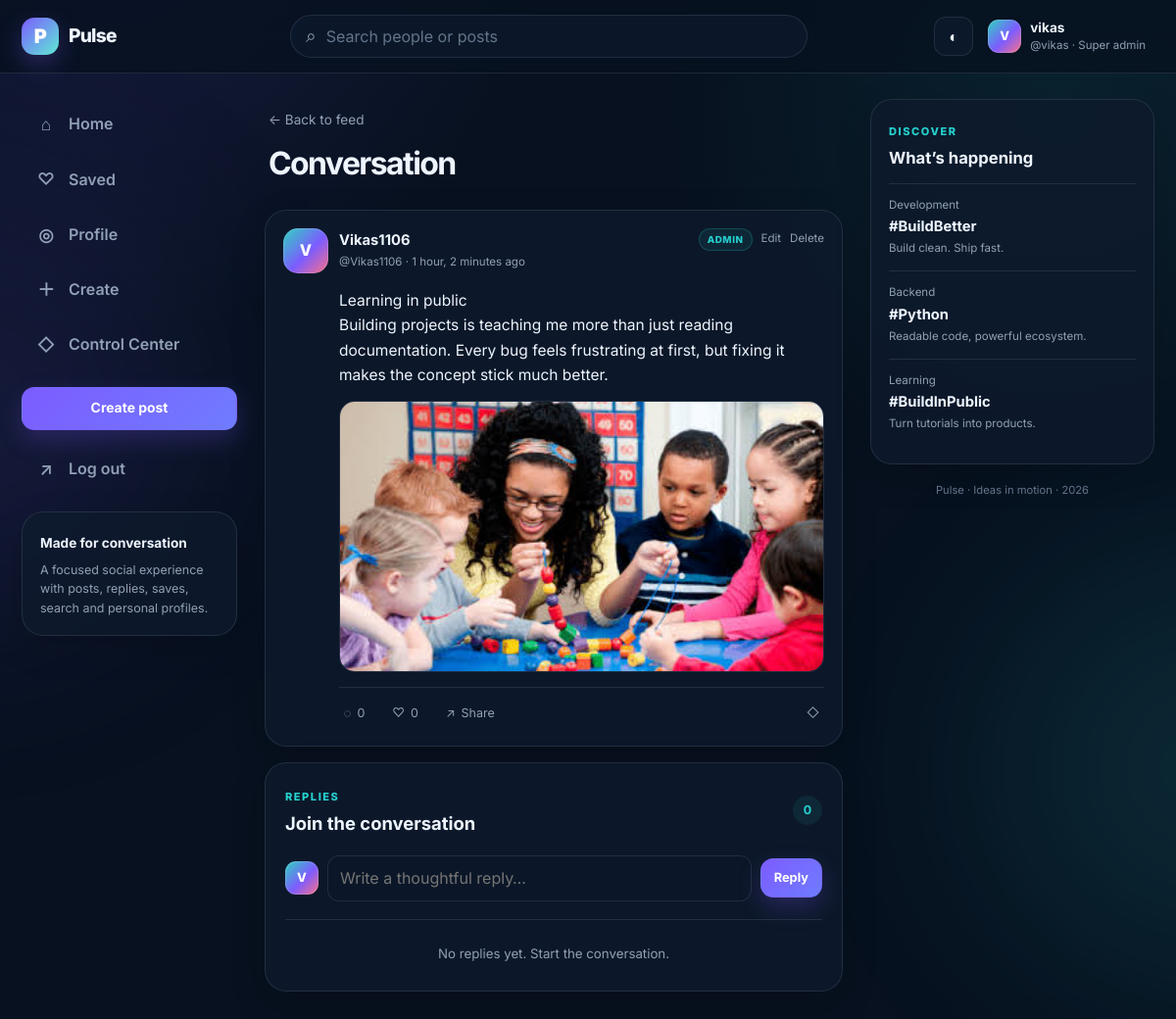
Screenshot of /6/ (signed in) with the database file from the repository.
### tweet/models.py (models this page shows, shortened)
class Tweet(models.Model):
    user = models.ForeignKey(User, on_delete=models.CASCADE, related_name="tweets")
    text_field = models.TextField(max_length=240)
    photo = models.ImageField(upload_to="photos/", blank=True, null=True)
    likes = models.ManyToManyField(User, related_name="liked_tweets", blank=True)
    bookmarks = models.ManyToManyField(User, related_name="bookmarked_tweets", blank=True)
    created_at = models.DateTimeField(auto_now_add=True)
    updated_at = models.DateTimeField(auto_now=True)
    class Meta:
        ordering = ["-created_at"]

### tweet/views.py (the view)
# urls.py: path("<int:tweet_id>/", views.tweet_detail, name="tweet_detail"),
def tweet_detail(request, tweet_id):
    tweet = get_object_or_404(_tweet_queryset(), pk=tweet_id)
    if request.method == "POST":
        if not request.user.is_authenticated:
            messages.info(request, "Please sign in to join the conversation.")
            return redirect(f"{reverse('login')}?next={request.path}")
        comment_form = CommentForm(request.POST)
        if comment_form.is_valid():
            comment = comment_form.save(commit=False)
            comment.tweet = tweet
            comment.user = request.user
            comment.save()
            messages.success(request, "Your reply was posted.")
            return redirect("tweet_detail", tweet_id=tweet.id)
    else:
        comment_form = CommentForm()
    comments = tweet.comments.select_related("user").all()
    return render(
        request,
        "tweet/tweet_detail.html",
        {"tweet": tweet, "comments": comments, "comment_form": comment_form},
    )

### tweet/forms.py
class CommentForm(forms.ModelForm):
    class Meta:
        model = Comment
        fields = ["body"]
        labels = {"body": ""}
        widgets = {
            "body": forms.TextInput(
                attrs={
                    "class": "comment-input",
                    "placeholder": "Write a thoughtful reply…",
                    "maxlength": 280,
                    "autocomplete": "off",
                }
            )
        }

### tweet/views.py (called while the page is built)
def _tweet_queryset():
    return (
        Tweet.objects.select_related("user")
        .prefetch_related("likes", "bookmarks")
        .annotate(like_count=Count("likes", distinct=True), comment_count=Count("comments", distinct=True))
    )

### tweet/templates/tweet/tweet_detail.html (shortened to what this page needs)
{% extends "layout.html" %}
{% block content %}
<div class="page-header compact">
    <a class="back-link" href="{% url 'tweet_list' %}">← Back to feed</a>
    <h1>Conversation</h1>
</div>
{% include "tweet/_tweet_card.html" with tweet=tweet %}
<section class="comments-panel">
    <div class="comments-heading">
        <div><span class="eyebrow">Replies</span><h2>Join the conversation</h2></div>
        <span class="count-badge">{{ comments|length }}</span>
    </div>
    {% if user.is_authenticated %}
        <form method="post" class="comment-form">
            <span class="avatar avatar-sm">{% if user.profile.avatar %}<img src="{{ user.profile.avatar.url }}" alt="{{ user.username }}">{% else %}{{ user.username|first|upper }}{% endif %}</span>
            {{ comment_form.body }}
            <button class="btn btn-primary btn-small" type="submit">Reply</button>
        </form>
    {% else %}
        <div class="signin-prompt">Want to reply? <a href="{% url 'login' %}?next={{ request.path }}">Sign in</a> to join the conversation.</div>
    {% endif %}
    <div class="comments-list">
        {% for comment in comments %}
            <article class="comment-item">
                <a class="avatar avatar-sm" href="{% url 'profile' comment.user.username %}">
                    {% if comment.user.profile.avatar %}<img src="{{ comment.user.profile.avatar.url }}" alt="{{ comment.user.username }}">{% else %}{{ comment.user.username|first|upper }}{% endif %}
                </a>
                <div class="comment-main">
                    <div class="comment-meta">
                        <a href="{% url 'profile' comment.user.username %}"><strong>{{ comment.user.get_full_name|default:comment.user.username }}</strong> <span>@{{ comment.user.username }}</span></a>
                        <small>{{ comment.created_at|timesince }} ago</small>
                    </div>
                    <p>{{ comment.body }}</p>
                </div>
                {% if user.is_staff or comment.user == user or tweet.user == user %}
                    <form method="post" action="{% url 'comment_delete' comment.id %}">
                        {% csrf_token %}<button class="quiet-danger" type="submit" title="Delete reply">×</button>
                    </form>
                {% endif %}
            </article>
        {% empty %}
            <div class="empty-comments">No replies yet. Start the conversation.</div>
        {% endfor %}
    </div>
</section>
{% endblock %}

### templates/layout.html (shortened to what this page needs)
{% load static %}
<!DOCTYPE html>
<html lang="en" data-theme="dark">
<head>
    <link rel="stylesheet" href="{% static 'styles.css' %}">
</head>
<body class="{% block body_class %}{% endblock %}">
    <div class="ambient ambient-one"></div>
    <div class="ambient ambient-two"></div>
    <header class="topbar">
        <div class="topbar-inner">
            <a class="brand" href="{% url 'tweet_list' %}" aria-label="Pulse home">
                <span class="brand-mark">P</span>
                <span class="brand-text">Pulse</span>
            </a>
            <form class="global-search" method="get" action="{% url 'tweet_list' %}">
                <span class="search-icon">⌕</span>
                <input type="search" name="q" value="{{ request.GET.q }}" placeholder="Search people or posts" aria-label="Search">
            </form>
            <div class="topbar-actions">
                <button class="icon-button" type="button" data-theme-toggle aria-label="Toggle theme">◐</button>
                {% if user.is_authenticated %}
                    <a class="mini-profile" href="{% url 'profile' user.username %}">
                        <span class="avatar avatar-sm">
                            {% if user.profile.avatar %}<img src="{{ user.profile.avatar.url }}" alt="{{ user.username }}">{% else %}{{ user.username|first|upper }}{% endif %}
                        </span>
                        <span class="mini-profile-copy">
                            <strong>{{ user.first_name|default:user.username }}</strong>
                            <small>@{{ user.username }}{% if user.is_superuser %} · Super admin{% elif user.is_staff %} · Admin{% endif %}</small>
                        </span>
                    </a>
                {% else %}
                    <a class="btn btn-ghost" href="{% url 'login' %}">Log in</a>
                    <a class="btn btn-primary" href="{% url 'register' %}">Join Pulse</a>
                {% endif %}
            </div>
        </div>
    </header>
    <div class="app-shell">
        <aside class="sidebar left-sidebar">
            <nav class="side-nav">
                <a class="nav-pill {% if request.resolver_match.url_name == 'tweet_list' %}active{% endif %}" href="{% url 'tweet_list' %}"><span>⌂</span> Home</a>
                {% if user.is_authenticated %}
                    <a class="nav-pill {% if request.resolver_match.url_name == 'bookmarks' %}active{% endif %}" href="{% url 'bookmarks' %}"><span>♡</span> Saved</a>
                    <a class="nav-pill {% if request.resolver_match.url_name == 'profile' %}active{% endif %}" href="{% url 'profile' user.username %}"><span>◎</span> Profile</a>
                    <a class="nav-pill" href="{% url 'tweet_create' %}"><span>＋</span> Create</a>
                    {% if user.is_staff %}<a class="nav-pill {% if request.resolver_match.url_name == 'admin_dashboard' %}active{% endif %}" href="{% url 'admin_dashboard' %}"><span>◇</span> Control Center</a>{% endif %}
                {% endif %}
            </nav>
            {% if user.is_authenticated %}
                <a class="btn btn-primary btn-block compose-side" href="{% url 'tweet_create' %}">Create post</a>
                <form method="post" action="{% url 'logout' %}" class="logout-form">
                    <button class="nav-pill danger" type="submit"><span>↗</span> Log out</button>
                </form>
            {% endif %}
            <div class="sidebar-note">
                <strong>Made for conversation</strong>
                <p>A focused social experience with posts, replies, saves, search and personal profiles.</p>
            </div>
        </aside>
        <main class="main-content">
            {% block content %}{% endblock %}
        </main>
        <aside class="sidebar right-sidebar">
            <div class="panel trend-panel">
                <div class="panel-heading">
                    <span class="eyebrow">Discover</span>
                    <h3>What’s happening</h3>
                </div>
                <div class="trend-item"><small>Development</small><strong>#BuildBetter</strong><span>Build clean. Ship fast.</span></div>
                <div class="trend-item"><small>Backend</small><strong>#Python</strong><span>Readable code, powerful ecosystem.</span></div>
                <div class="trend-item"><small>Learning</small><strong>#BuildInPublic</strong><span>Turn tutorials into products.</span></div>
            </div>
            <footer class="mini-footer">Pulse · Ideas in motion · {% now "Y" %}</footer>
        </aside>
    </div>
</body>
</html>

### tweet/templates/tweet/_tweet_card.html (shortened to what this page needs)
<article class="post-card">
    <div class="post-head">
        <a class="user-cluster" href="{% url 'profile' tweet.user.username %}">
            <span class="avatar">
                {% if tweet.user.profile.avatar %}<img src="{{ tweet.user.profile.avatar.url }}" alt="{{ tweet.user.username }}">{% else %}{{ tweet.user.username|first|upper }}{% endif %}
            </span>
            <span>
                <strong>{{ tweet.user.get_full_name|default:tweet.user.username }}</strong>
                <small>@{{ tweet.user.username }} · {{ tweet.created_at|timesince }} ago</small>
            </span>
        </a>
        {% if user.is_staff %}
            <div class="owner-actions admin-owner-actions">
                <span class="moderation-label">Admin</span>
                <a href="{% url 'admin_tweet_edit' tweet.id %}" title="Edit as admin">Edit</a>
                <a class="danger-link" href="{% url 'admin_tweet_delete' tweet.id %}" title="Delete as admin">Delete</a>
            </div>
        {% elif tweet.user == user %}
            <div class="owner-actions">
                <a href="{% url 'tweet_edit' tweet.id %}" title="Edit">Edit</a>
                <a class="danger-link" href="{% url 'tweet_delete' tweet.id %}" title="Delete">Delete</a>
            </div>
        {% endif %}
    </div>
    <a class="post-copy" href="{% url 'tweet_detail' tweet.id %}">{{ tweet.text_field|linebreaksbr }}</a>
    {% if tweet.photo %}
        <a class="post-image-wrap" href="{% url 'tweet_detail' tweet.id %}">
            <img class="post-image" src="{{ tweet.photo.url }}" alt="Image shared by {{ tweet.user.username }}" loading="lazy">
        </a>
    {% endif %}
    <div class="post-actions">
        <a class="action-link" href="{% url 'tweet_detail' tweet.id %}"><span>◌</span><span>{{ tweet.comment_count|default:tweet.comments.count }}</span></a>
        <form method="post" action="{% url 'toggle_like' tweet.id %}">
            <button class="action-button {% if user.is_authenticated and user in tweet.likes.all %}liked{% endif %}" type="submit" title="Like">
                <span>{% if user.is_authenticated and user in tweet.likes.all %}♥{% else %}♡{% endif %}</span>
                <span>{{ tweet.like_count|default:tweet.likes.count }}</span>
            </button>
        </form>
        <button class="action-button copy-link" type="button" data-copy-url="{{ request.scheme }}://{{ request.get_host }}{% url 'tweet_detail' tweet.id %}" title="Copy link"><span>↗</span><span>Share</span></button>
        <form method="post" action="{% url 'toggle_bookmark' tweet.id %}" class="push-right">
            <button class="action-button {% if user.is_authenticated and user in tweet.bookmarks.all %}saved{% endif %}" type="submit" title="Save">
                <span>{% if user.is_authenticated and user in tweet.bookmarks.all %}◆{% else %}◇{% endif %}</span>
            </button>
        </form>
    </div>
</article>

### rows the page displays
Tweet: user.username|first "V", user.get_full_name "Vikas1106", user.username "Vikas1106", created_at "1 hour, 2 minutes", text_field "Learning in public Building projects is teaching me more than just reading documentation. Every bug feels frustrating at first, but fixing it makes the concept stick much better.", photo (picture), comment_count "0", like_count "0"

### other values shown
{{ user.username|first|upper }} "V"
{{ user.first_name|default:user.username }} "vikas"
{{ user.username }} "vikas"
{{ comments|length }} "0"
